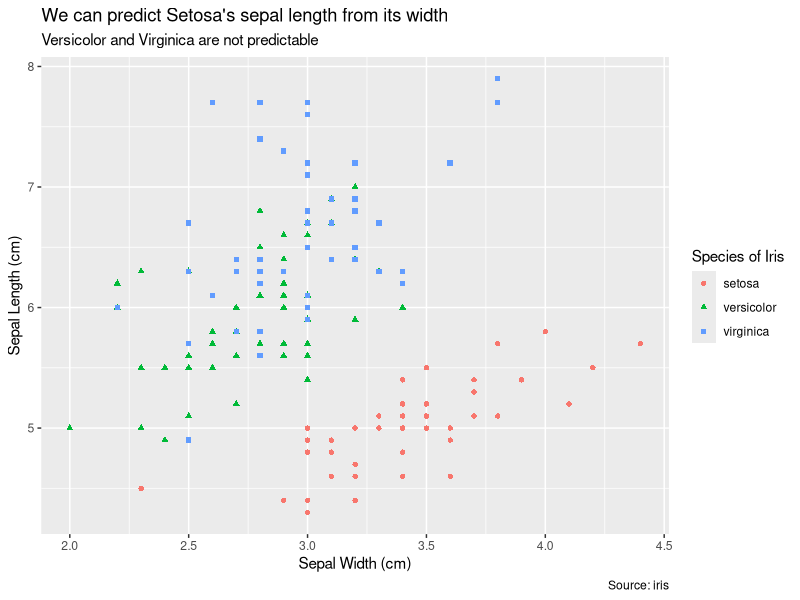
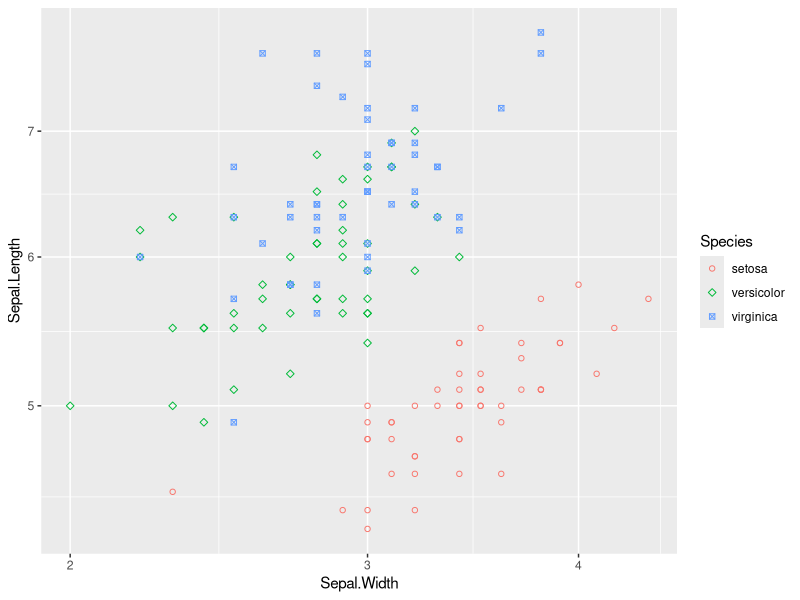
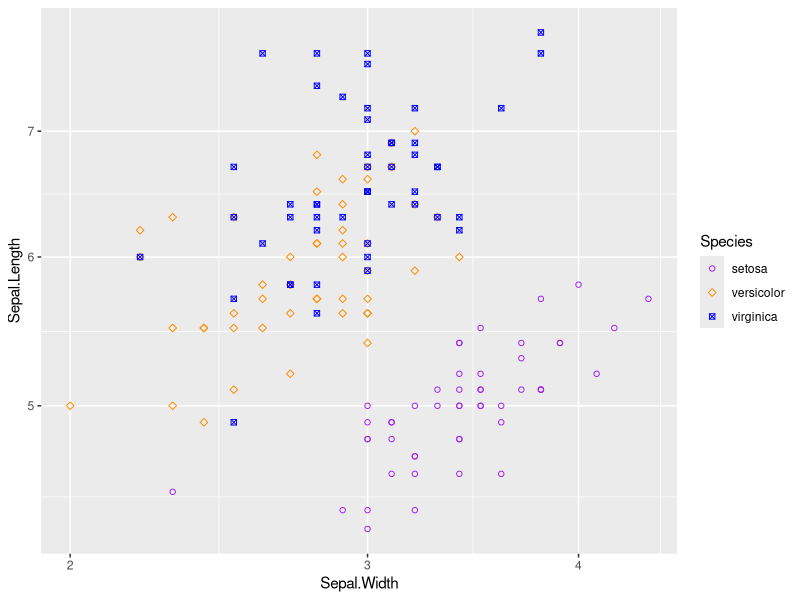
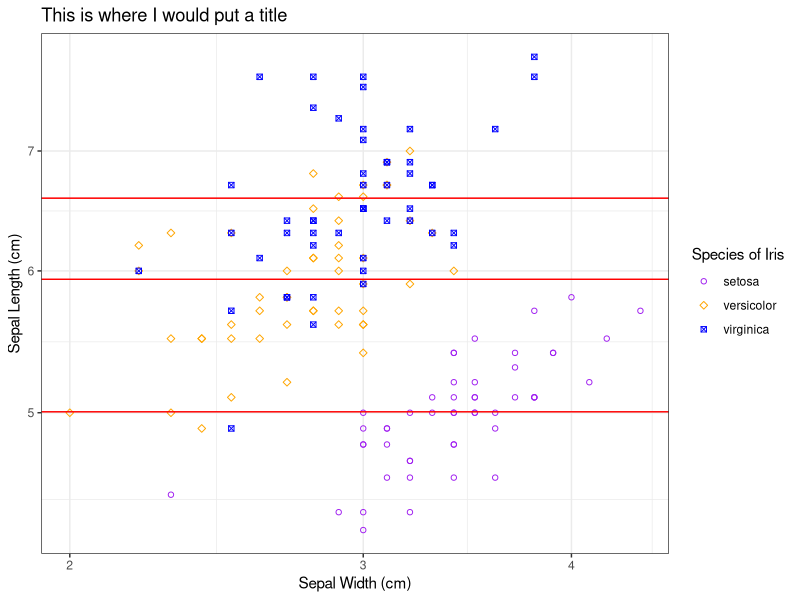

Reproduce these figures in R, in order.
#Libraries ----
library(tidyverse)
library(ggrepel)
#Data----
head(iris)

#Exercise 1 - changing legend
ggplot(data = iris, mapping = aes(x = Sepal.Width, 
                                  y = Sepal.Length, 
                                  color = Species,
                                  shape = Species)) +
  geom_point() +
  labs(x = "Sepal Width (cm)",
       y = "Sepal Length (cm)",
       title = "We can predict Setosa's sepal length from its width",
       subtitle = "Versicolor and Virginica are not predictable",
       caption = "Source: iris",
       shape = "Species of Iris",
       color = "Species of Iris")
# Changing the shape legend name creates a new legend with the shapes.
#When you also change the color legend, there is only 1 legend with the name Species of Iris.

#Exercise 2 - changing scale
ggplot(data = iris, mapping = aes(x=Sepal.Width, 
                                  y = Sepal.Length, 
                                  color = Species,
                                  shape = Species)) +
  geom_point() +
  scale_shape_manual(values =  c(1, 5, 7)) +
  scale_x_log10() + scale_y_log10()

#Exercise 3 - changing legend shapes
ggplot(data = iris, mapping = aes(x=Sepal.Width, 
                                  y = Sepal.Length, 
                                  color = Species,
                                  shape = Species)) +
  geom_point() +
  scale_shape_manual(values =  c(1, 5, 7)) +
  scale_x_log10() +
  scale_y_log10() +
  scale_color_manual(values = c("purple", "darkorange", "blue"))

#Exercise 4 - themes
averages <- iris %>% 
  group_by(Species) %>% 
  mutate(avglength = mean(Sepal.Length))
averages

ggplot(data = iris, mapping = aes(x = Sepal.Width, 
                                  y = Sepal.Length, color = Species, shape = Species)) +
  geom_point() +
  geom_hline(data = averages, mapping = aes(yintercept = avglength), color = "red") +
  scale_shape_manual(values =  c(1, 5, 7)) +
  scale_x_log10() +
  scale_y_log10() +
  scale_color_manual(values = c("purple", "orange", "blue")) +
  labs(x = "Sepal Width (cm)",
       y = "Sepal Length (cm)",
       title = "This is where I would put a title",
       shape = "Species of Iris",
       color = "Species of Iris") +
  theme_bw()
#To change the color of the horizontal line to red, you could add color = "red" in the geom_hline